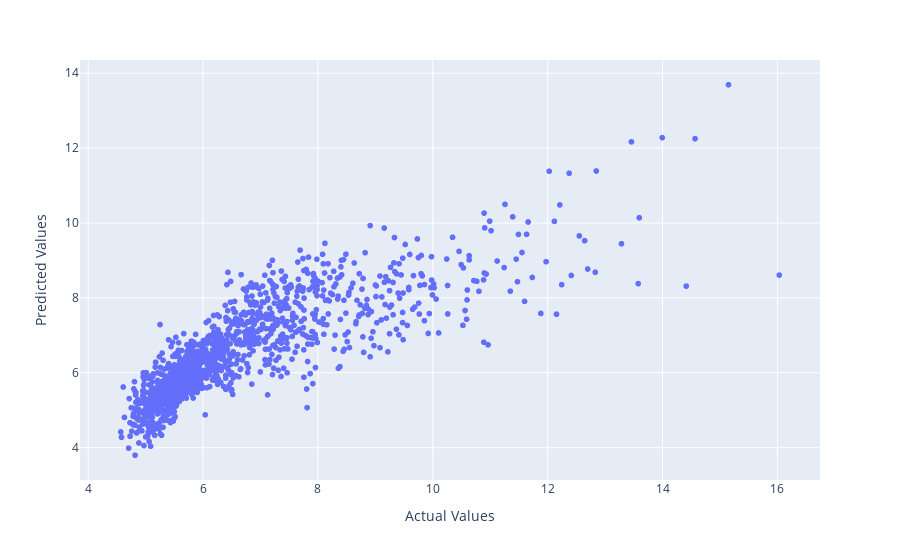

Notebook source saved alongside this figure:
### Code cell
#plotting it in the graph

fig = px.scatter(x = y_valid,y = y_pred, labels={'x': 'Actual Values', 'y': 'Predicted Values'})
fig.show()

### Figure 1 — Plotly figure (JSON) as saved in the notebook; plotly's stock layout.template omitted (floating-point values rounded to 4 significant figures; data arrays with more than 128 entries replaced by an {"elided": "..."} marker saying what was removed)
{"data": [{"hovertemplate": "Actual Values=%{x}<br>Predicted Values=%{y}<extra></extra>", "legendgroup": "", "marker": {"color": "#636efa", "symbol": "circle"}, "mode": "markers", "name": "", "showlegend": false, "type": "scattergl", "x": {"elided": "1300 float values"}, "xaxis": "x", "y": {"elided": "1300 float values"}, "yaxis": "y"}], "layout": {"legend": {"tracegroupgap": 0}, "margin": {"t": 60}, "xaxis": {"anchor": "y", "domain": [0, 1], "title": {"text": "Actual Values"}}, "yaxis": {"anchor": "x", "domain": [0, 1], "title": {"text": "Predicted Values"}}}}
